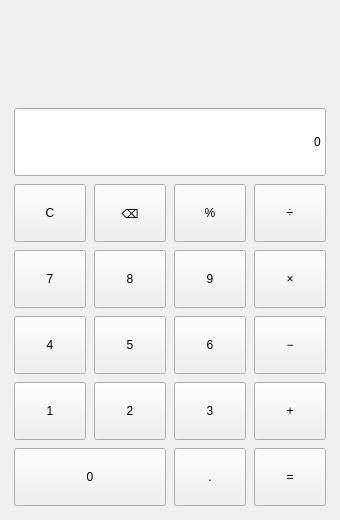
<?xml version="1.0" encoding="UTF-8"?>
<ui version="4.0">
 <class>Calculator</class>
 <widget class="QWidget" name="Calculator">
  <property name="geometry">
   <rect>
    <x>0</x>
    <y>0</y>
    <width>340</width>
    <height>520</height>
   </rect>
  </property>
  <property name="minimumSize">
   <size>
    <width>300</width>
    <height>460</height>
   </size>
  </property>
  <property name="windowTitle">
   <string>计算器</string>
  </property>
  <layout class="QVBoxLayout" name="mainLayout">
   <property name="spacing">
    <number>8</number>
   </property>
   <property name="leftMargin">
    <number>14</number>
   </property>
   <property name="topMargin">
    <number>14</number>
   </property>
   <property name="rightMargin">
    <number>14</number>
   </property>
   <property name="bottomMargin">
    <number>14</number>
   </property>
   <item>
    <widget class="QLabel" name="expressionLabel">
     <property name="minimumSize">
      <size>
       <width>0</width>
       <height>24</height>
      </size>
     </property>
     <property name="text">
      <string/>
     </property>
     <property name="alignment">
      <set>Qt::AlignRight|Qt::AlignVCenter</set>
     </property>
    </widget>
   </item>
   <item>
    <widget class="QLineEdit" name="display">
     <property name="minimumSize">
      <size>
       <width>0</width>
       <height>68</height>
      </size>
     </property>
     <property name="readOnly">
      <bool>true</bool>
     </property>
     <property name="alignment">
      <set>Qt::AlignRight|Qt::AlignVCenter</set>
     </property>
     <property name="text">
      <string>0</string>
     </property>
    </widget>
   </item>
   <item>
    <layout class="QGridLayout" name="gridLayout">
     <property name="horizontalSpacing">
      <number>8</number>
     </property>
     <property name="verticalSpacing">
      <number>8</number>
     </property>
     <item row="0" column="0">
      <widget class="QPushButton" name="buttonClear">
       <property name="minimumSize">
        <size>
         <width>68</width>
         <height>58</height>
        </size>
       </property>
       <property name="toolTip">
        <string>清除（键盘：Esc / Delete / C）</string>
       </property>
       <property name="text">
        <string>C</string>
       </property>
      </widget>
     </item>
     <item row="0" column="1">
      <widget class="QPushButton" name="buttonBackspace">
       <property name="minimumSize">
        <size>
         <width>68</width>
         <height>58</height>
        </size>
       </property>
       <property name="toolTip">
        <string>退格（键盘：Backspace）</string>
       </property>
       <property name="text">
        <string>⌫</string>
       </property>
      </widget>
     </item>
     <item row="0" column="2">
      <widget class="QPushButton" name="buttonPercent">
       <property name="minimumSize">
        <size>
         <width>68</width>
         <height>58</height>
        </size>
       </property>
       <property name="toolTip">
        <string>百分号（键盘：%）</string>
       </property>
       <property name="text">
        <string>%</string>
       </property>
      </widget>
     </item>
     <item row="0" column="3">
      <widget class="QPushButton" name="buttonDiv">
       <property name="minimumSize">
        <size>
         <width>68</width>
         <height>58</height>
        </size>
       </property>
       <property name="toolTip">
        <string>除（键盘：/）</string>
       </property>
       <property name="text">
        <string>÷</string>
       </property>
      </widget>
     </item>
     <item row="1" column="0">
      <widget class="QPushButton" name="button7">
       <property name="minimumSize">
        <size>
         <width>68</width>
         <height>58</height>
        </size>
       </property>
       <property name="toolTip">
        <string>键盘：7</string>
       </property>
       <property name="text">
        <string>7</string>
       </property>
      </widget>
     </item>
     <item row="1" column="1">
      <widget class="QPushButton" name="button8">
       <property name="minimumSize">
        <size>
         <width>68</width>
         <height>58</height>
        </size>
       </property>
       <property name="toolTip">
        <string>键盘：8</string>
       </property>
       <property name="text">
        <string>8</string>
       </property>
      </widget>
     </item>
     <item row="1" column="2">
      <widget class="QPushButton" name="button9">
       <property name="minimumSize">
        <size>
         <width>68</width>
         <height>58</height>
        </size>
       </property>
       <property name="toolTip">
        <string>键盘：9</string>
       </property>
       <property name="text">
        <string>9</string>
       </property>
      </widget>
     </item>
     <item row="1" column="3">
      <widget class="QPushButton" name="buttonMul">
       <property name="minimumSize">
        <size>
         <width>68</width>
         <height>58</height>
        </size>
       </property>
       <property name="toolTip">
        <string>乘（键盘：* 或 x）</string>
       </property>
       <property name="text">
        <string>×</string>
       </property>
      </widget>
     </item>
     <item row="2" column="0">
      <widget class="QPushButton" name="button4">
       <property name="minimumSize">
        <size>
         <width>68</width>
         <height>58</height>
        </size>
       </property>
       <property name="toolTip">
        <string>键盘：4</string>
       </property>
       <property name="text">
        <string>4</string>
       </property>
      </widget>
     </item>
     <item row="2" column="1">
      <widget class="QPushButton" name="button5">
       <property name="minimumSize">
        <size>
         <width>68</width>
         <height>58</height>
        </size>
       </property>
       <property name="toolTip">
        <string>键盘：5</string>
       </property>
       <property name="text">
        <string>5</string>
       </property>
      </widget>
     </item>
     <item row="2" column="2">
      <widget class="QPushButton" name="button6">
       <property name="minimumSize">
        <size>
         <width>68</width>
         <height>58</height>
        </size>
       </property>
       <property name="toolTip">
        <string>键盘：6</string>
       </property>
       <property name="text">
        <string>6</string>
       </property>
      </widget>
     </item>
     <item row="2" column="3">
      <widget class="QPushButton" name="buttonSub">
       <property name="minimumSize">
        <size>
         <width>68</width>
         <height>58</height>
        </size>
       </property>
       <property name="toolTip">
        <string>减（键盘：-）</string>
       </property>
       <property name="text">
        <string>−</string>
       </property>
      </widget>
     </item>
     <item row="3" column="0">
      <widget class="QPushButton" name="button1">
       <property name="minimumSize">
        <size>
         <width>68</width>
         <height>58</height>
        </size>
       </property>
       <property name="toolTip">
        <string>键盘：1</string>
       </property>
       <property name="text">
        <string>1</string>
       </property>
      </widget>
     </item>
     <item row="3" column="1">
      <widget class="QPushButton" name="button2">
       <property name="minimumSize">
        <size>
         <width>68</width>
         <height>58</height>
        </size>
       </property>
       <property name="toolTip">
        <string>键盘：2</string>
       </property>
       <property name="text">
        <string>2</string>
       </property>
      </widget>
     </item>
     <item row="3" column="2">
      <widget class="QPushButton" name="button3">
       <property name="minimumSize">
        <size>
         <width>68</width>
         <height>58</height>
        </size>
       </property>
       <property name="toolTip">
        <string>键盘：3</string>
       </property>
       <property name="text">
        <string>3</string>
       </property>
      </widget>
     </item>
     <item row="3" column="3">
      <widget class="QPushButton" name="buttonAdd">
       <property name="minimumSize">
        <size>
         <width>68</width>
         <height>58</height>
        </size>
       </property>
       <property name="toolTip">
        <string>加（键盘：+）</string>
       </property>
       <property name="text">
        <string>+</string>
       </property>
      </widget>
     </item>
     <item row="4" column="0" colspan="2">
      <widget class="QPushButton" name="button0">
       <property name="minimumSize">
        <size>
         <width>68</width>
         <height>58</height>
        </size>
       </property>
       <property name="toolTip">
        <string>键盘：0</string>
       </property>
       <property name="text">
        <string>0</string>
       </property>
      </widget>
     </item>
     <item row="4" column="2">
      <widget class="QPushButton" name="buttonDot">
       <property name="minimumSize">
        <size>
         <width>68</width>
         <height>58</height>
        </size>
       </property>
       <property name="toolTip">
        <string>小数点（键盘：. ）</string>
       </property>
       <property name="text">
        <string>.</string>
       </property>
      </widget>
     </item>
     <item row="4" column="3">
      <widget class="QPushButton" name="buttonEquals">
       <property name="minimumSize">
        <size>
         <width>68</width>
         <height>58</height>
        </size>
       </property>
       <property name="toolTip">
        <string>等于（键盘：Enter / =）</string>
       </property>
       <property name="text">
        <string>=</string>
       </property>
      </widget>
     </item>
    </layout>
   </item>
  </layout>
 </widget>
 <resources/>
 <connections/>
</ui>
